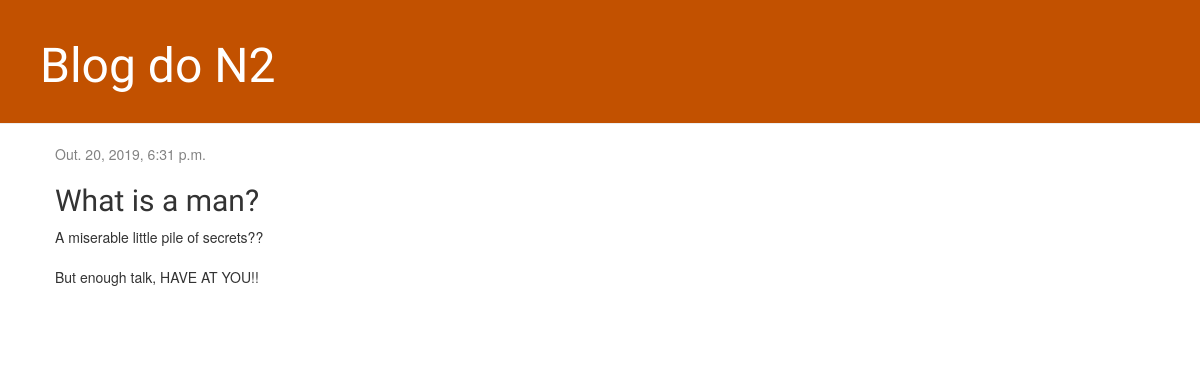
The app's page /post/4/ with its own data.
### blog/models.py (models this page shows, shortened)
class Post(models.Model):
    author = models.ForeignKey(settings.AUTH_USER_MODEL, on_delete=models.CASCADE)
    title = models.CharField(max_length=200)
    text = models.TextField()
    created_date = models.DateTimeField(default=timezone.now)
    published_date = models.DateTimeField(blank=True, null=True)

### blog/views.py (the view)
# urls.py: path('post/<int:pk>/', views.post_detail, name='post_detail'),
def post_detail(request, pk):
    post = get_object_or_404(Post, pk=pk)
    return render(request, 'blog/post_detail.html', {'post': post})

### blog/templates/blog/post_detail.html (shortened to what this page needs)
{% extends 'blog/base.html' %}
{% block content %}
    <div class="post">
        {% if post.published_date %}
            <div class="date">
                {{ post.published_date }}
            </div>
        {% endif %}
        <h2>{{ post.title }}</h2>
        <p>{{ post.text|linebreaksbr }}</p>
    </div>
{% endblock %}

### blog/templates/blog/base.html (shortened to what this page needs)
{% load static %}
<html>
    <head>
        <link rel="stylesheet" href="//maxcdn.bootstrapcdn.com/bootstrap/3.2.0/css/bootstrap.min.css">
        <link rel="stylesheet" href="//maxcdn.bootstrapcdn.com/bootstrap/3.2.0/css/bootstrap-theme.min.css">
        <link rel="stylesheet" href="{% static 'css/blog.css' %}">
    </head>
    <body>
        <div class="page-header">
            <h1><a href="/">Blog do N2</a></h1>
        </div>
        <div class="content container">
            <div class="row">
                <div class="col-md-8">
                {% block content %}
                {% endblock %}
                </div>
            </div>
        </div>
    </body>
</html>

### blog/static/css/blog.css (style rules this page uses)
.page-header { background-color: #C25100; margin-top: 0; padding: 20px 20px 20px 40px; }
.page-header h1, .page-header h1 a, .page-header h1 a:visited, .page-header h1 a:active { color: #ffffff; font-size: 36pt; text-decoration: none; }
.content { margin-left: 40px; }
h1, h2, h3, h4 { font-family: 'Lobster', cursive; }
.date { color: #828282; }
.post { margin-bottom: 70px; }

### records on screen
Post: published_date "Out. 20, 2019, 6:31 p.m.", title "What is a man?", text "A miserable little pile of secrets?? But enough talk, HAVE AT YOU!!"
